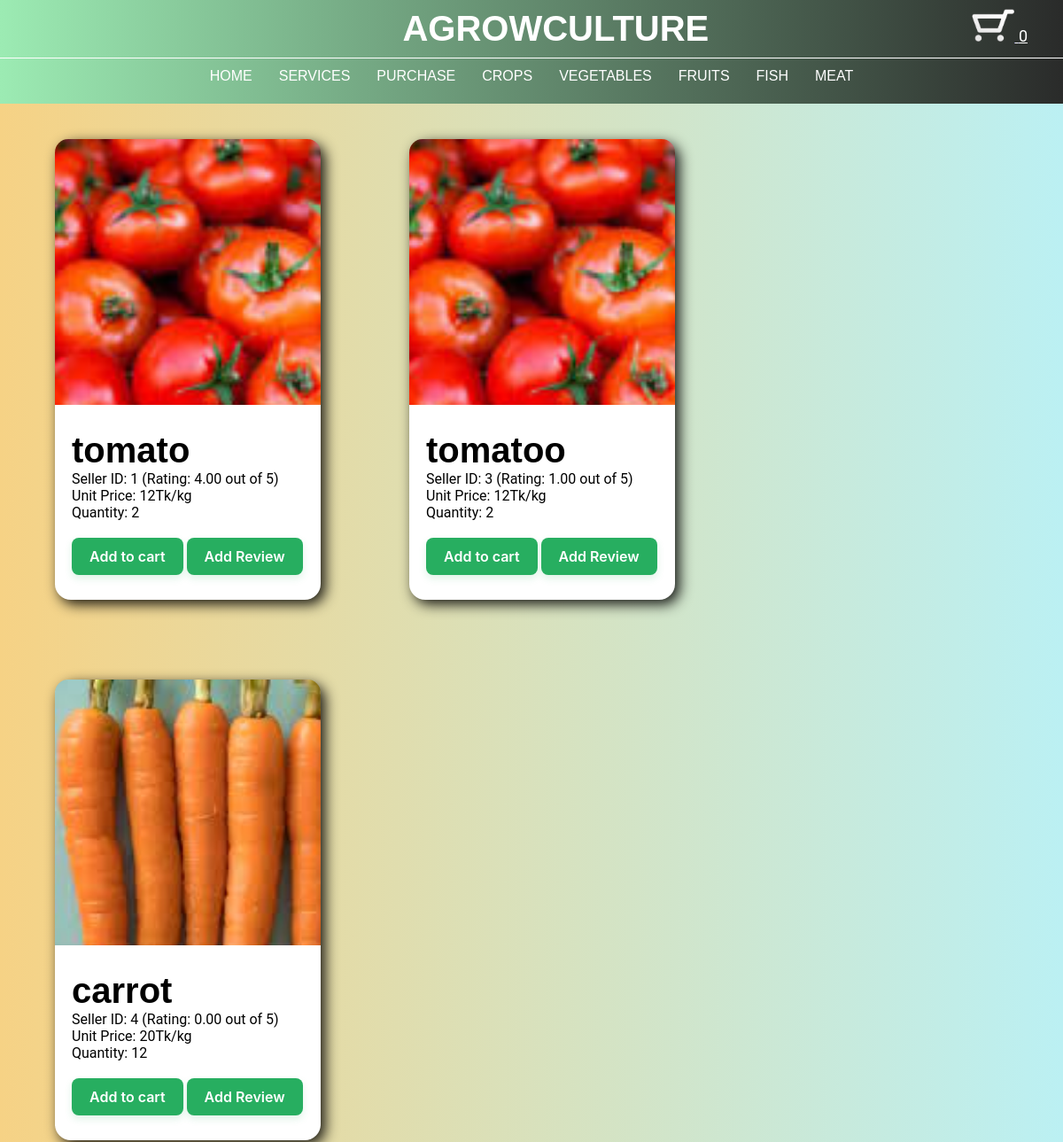
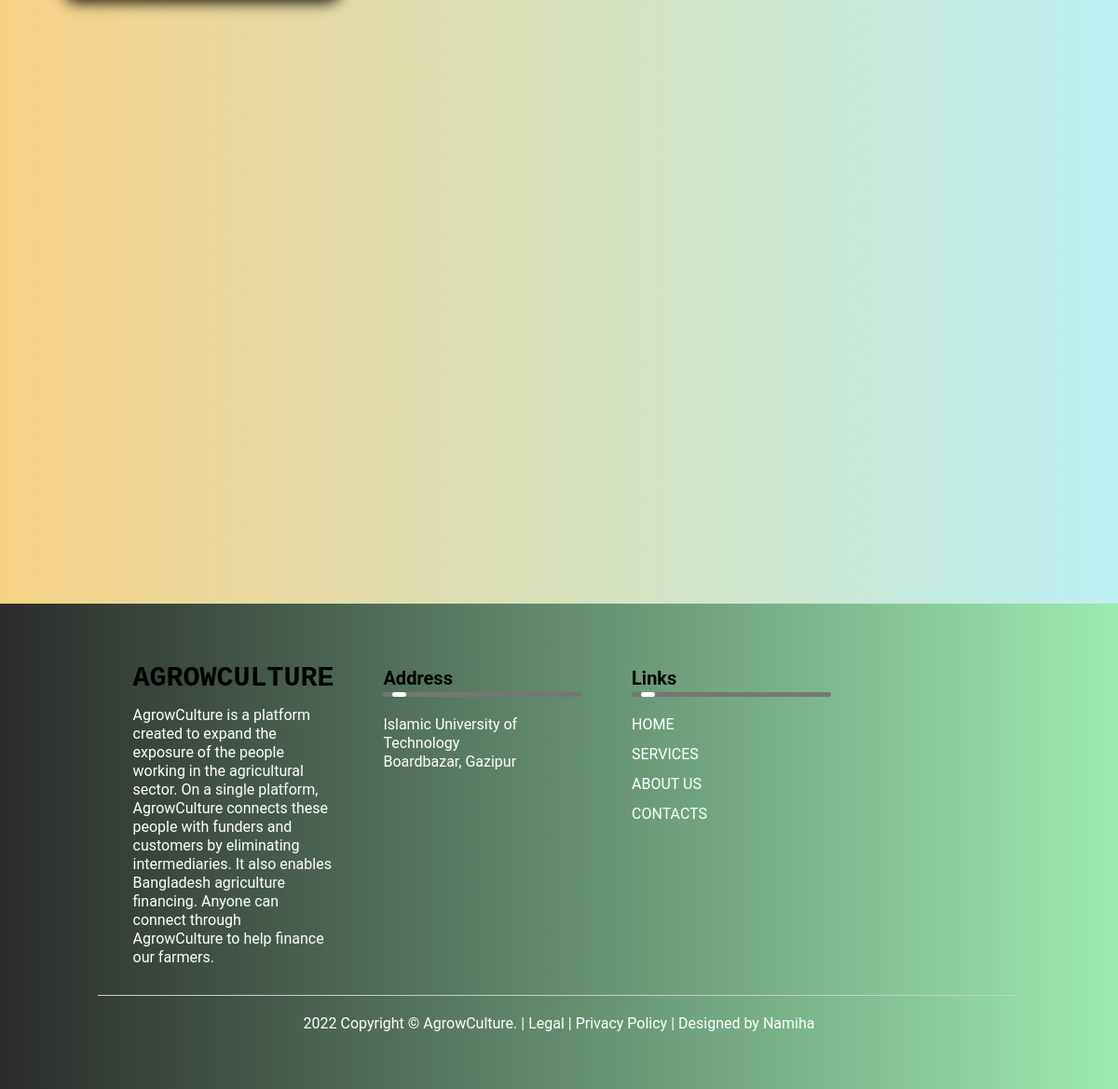
The app's page /code/vegetables.php with its own data (2 pictures, top to bottom).
### tables this page shows
CREATE TABLE `sell` (
  `Seller_id` int(11) NOT NULL,
  `user_name` varchar(200) NOT NULL,
  `Field` text NOT NULL,
  `Quantity` int(11) NOT NULL,
  `Bank_Acc` int(11) NOT NULL,
  `Status` text NOT NULL,
  `Date` date NOT NULL,
  `image` varchar(100) NOT NULL,
  `product_name` varchar(200) NOT NULL,
  `unit_price` int(11) NOT NULL
);

### code/vegetables.php (the view, shortened to what this page needs)
<?php
    include 'Config.php';
                ?>
<!DOCTYPE html>
<html lang="en">
    <head>
         <link rel="stylesheet" href="nav.css">
         <link rel="stylesheet" href="vegetables.css">
    </head>
    <body>
     <nav class="navbar">
        <div class="nav">
            <h1>AGROWCULTURE</h1>
            <div class="nav-items">
                <div class="cart">
                    <a href="cart.php"><img src="cart.png" alt=""><span class="sp">
                        <?php
                            $que = mysqli_query($Conn, "SELECT * from `temporary`");
                            $rowCount = mysqli_num_rows($que);
                            echo "$rowCount";
                        ?>
                    </span></a>
                </div>
            </div>
        </div>
        <ul class="links-container">
        <li class="link-item"><a href="getstartedpage.php" class="link">HOME</a></li>
        <li class="link-item"><a href="4optionss.php" class="link">SERVICES</a></li>
        <li class="link-item"><a href="purchase.php" class="link">PURCHASE</a></li>
        <li class="link-item"><a href="Crops.php" class="link">CROPS</a></li>
        <li class="link-item"><a href="vegetables.php" class="link">VEGETABLES</a></li>
        <li class="link-item"><a href="fruits.php" class="link">FRUITS</a></li>
        <li class="link-item"><a href="fish.php" class="link">FISH</a></li>
        <li class="link-item"><a href="meat.php" class="link">MEAT</a></li>
        </ul>
     </nav>
     <div class="product-container">
         <?php
                $img = mysqli_query($Conn, "SELECT image, Seller_id, product_name, unit_price, Quantity FROM sell where Field='Vegetables'");
                $rowCount = mysqli_num_rows($img);
                if($rowCount==0)
                {
                echo "<p><h2>No vegetables for sale currently!</h2></p>";
                }
                else{
                while($row=mysqli_fetch_array($img))
                {
                    $ID=$row['Seller_id'];
                     $fetch_rev = mysqli_query($Conn, "SELECT AVG(Review) AS avg_rev FROM review WHERE Seller_id='$ID'" );
                     $rows = mysqli_fetch_assoc($fetch_rev);
                     $sum=number_format((float) $rows['avg_rev'], 2, '.', '');
                    ?>
                    <div class="product-card">
                    <div class="product-image">
                    <?php
                    echo "<img src='images/".$row['image']."' class='product-thumb' style = 'width:400px;height:400px;' >";
                    ?>
                    </div>
                    <div class="product-info">
                    <?php
                    echo "<h2 class='product-brand'>".($row['product_name'])."</h2>";
                    echo "<span class='price' >Seller ID: ".($row['Seller_id'])."    (Rating: ".$sum." out of 5)"."</span><br>";
                    echo "<span class='price' >Unit Price: ".($row['unit_price'])."Tk/kg</span><br>";
                    $Quantity = $row['Quantity'];
                    if($Quantity == 0)
                    {
                        echo "<span class='price' >Quantity: Sold out</span><br><br>";
                        $NAME = $row['Seller_id'];
                        ?>
                        <form action="" method="POST" autocomplete="off" class="sign-up-form">
                            <?php
                            echo "<input type='hidden' name='meh_id' value = $NAME>";
                            echo "<button name='no_name' value = $NAME class='button-68'  role='button'>Unavailable</button> ";
                            echo "  ";
                            ?>
                            <form action="Review.php" method="POST" autocomplete="off" class="sign-up-form">
                            <?php
                            echo'<a class="btn" href="Review.php?resid='.$NAME.'">Add Review</a>';
                            ?>
                        </form>
                        </form>
                        <?php
                    }
                    else
                    {
                        echo "<span class='price' >Quantity: ".($row['Quantity'])."</span><br><br>";
                        $NAME = $row['Seller_id'];
                        ?>
                        <form action="" method="POST" autocomplete="off" class="sign-up-form">
                            <?php
                            echo "<button name='apply' value = $NAME class='button-68'  role='button'>Add to cart</button>";echo "  ";
                            ?>
                            <form action="Review.php" method="POST" autocomplete="off" class="sign-up-form">
                            <?php
                            echo'<a class="btn" href="Review.php?resid='.$NAME.'">Add Review</a>';
                            ?>
                        </form>
                        </form>
                       <?php
                    }
                ?>
                    </div>
                    </div>
                    <?php
                }
                }
                ?>
     </div>
    </body>
    <footer>
<div class="row">
   <div class="col">
       <h3>AGROWCULTURE</h3>
       <p>AgrowCulture is a platform created to expand the exposure of the people working in the agricultural sector. On a single platform, AgrowCulture connects these people with funders and customers by eliminating intermediaries. It also enables Bangladesh agriculture financing. Anyone can connect through AgrowCulture to help finance our farmers.</p>
   </div>
   <div class="col">
       <h5>Address <div class="underline"><span></span></div></h5>
       <p>Islamic University of Technology</p>
       <p>Boardbazar, Gazipur</p>
   </div>
   <div class="col">
       <h5>Links <div class="underline"><span></span></div></h5>
       <ul>
           <li><a href="getstartedpage.php">HOME</a></li>
           <li><a href="4optionss.php">SERVICES</a></li>
           <li><a href="aboutus.php">ABOUT US</a</li>
           <li><a href="aboutus.php">CONTACTS</a</li>
       </ul>
   </div>
   <ul class="social_icon">
       <li><a href="#"><ion-icon name="logo-facebook"></ion-icon></a></li>
       <li><a href="#"><ion-icon name="logo-twitter"></ion-icon></a></li>
       <li><a href="#"><ion-icon name="logo-instagram"></ion-icon></a></li>
       <li><a href="#"><ion-icon name="logo-linkedin"></ion-icon></a></li>
     </ul>
   </div>
   <hr>
   <div class="copyright">
         <p class="copyright">2022 Copyright © AgrowCulture. | Legal | Privacy Policy | Designed by Namiha</p>
         </div>
</footer>
</html>

### code/nav.css (style rules this page uses)
* { margin: 0; padding: 0; box-sizing: border-box; font-family : 'Roboto', sans-serif; }
.navbar { position: sticky; top: 0; left: 0; width: 100%; background:linear-gradient(to right,#9CEBB3,#2A2B2A); z-index: 9; }
.nav { padding: 10px 40px ; display: flex; justify-content: space-between; }
.nav-items a { font-size: large; margin-left: 20px; text-decoration: underline; }
.nav-items a img { width: 50px; }
.links-container { width: 100%; display: flex; padding: 10px 10vw; justify-content: center; list-style: none; border-top: 1px solid #ffffff ; }
.link { text-transform: capitalize; padding: 0 10px; margin: 0 5px; text-decoration: none; color: #ffffff; transition: 0.5s; font-family: sans-serif; font-size: medium }
h1 { color: #ffffff; font-size: 40px; margin-left: 37% ; font-family: 'Montserrat', sans-serif; }
h2 { font-size: 40px; font-family:'Montserrat', sans-serif; }
h3 { font-family: 'Courier New', Courier, monospace; }

### records on screen
sell: image (picture), product_name "tomato", Seller_id "1", sum "4.00", unit_price "12", Quantity "2"
sell: image (picture), product_name "tomatoo", Seller_id "3", sum "1.00", unit_price "12", Quantity "2"
sell: image (picture), product_name "carrot", Seller_id "4", sum "0.00", unit_price "20", Quantity "12"

### other values on screen
$rowCount "0"
